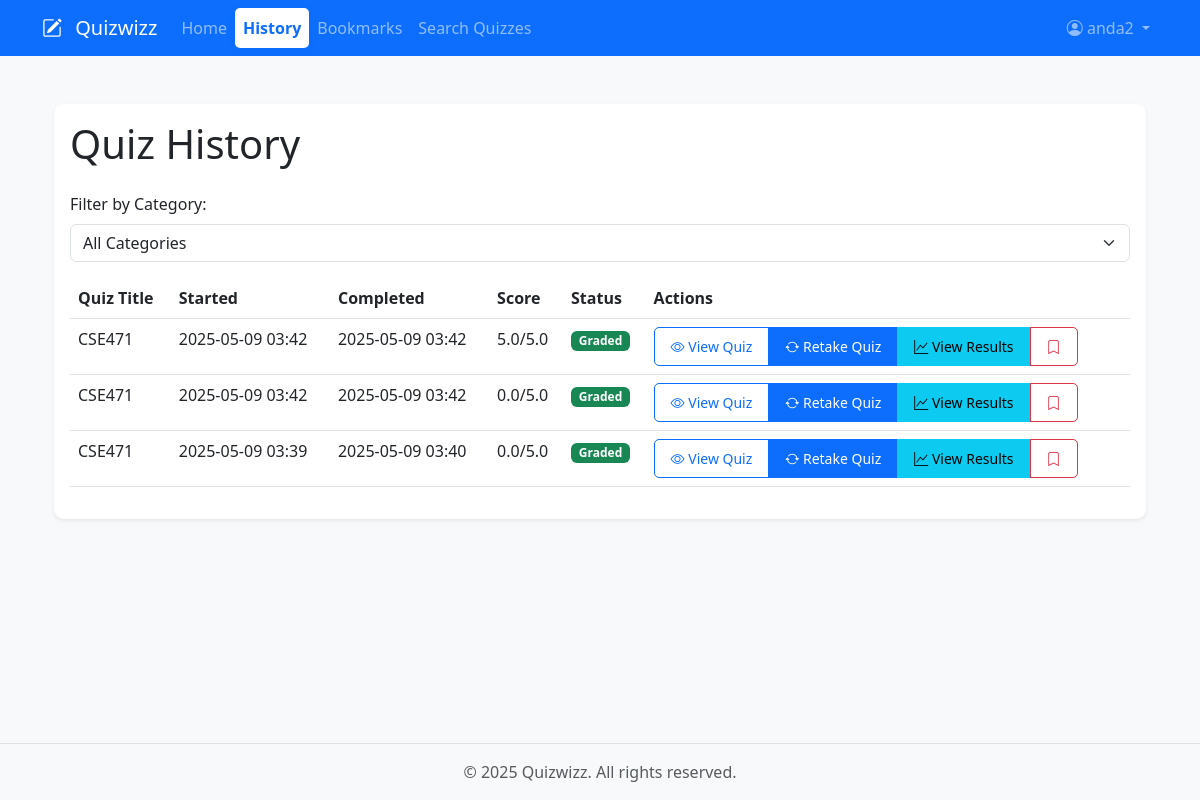
Screenshot of /student/history (signed in) with the database file from the repository.
### app/models/user.py (models this page shows, shortened)
class User(UserMixin, db.Model):
    __tablename__ = 'users'
    id = db.Column(db.Integer, primary_key=True)
    username = db.Column(db.String(64), unique=True, nullable=False)
    email = db.Column(db.String(120), unique=True, nullable=False)
    password_hash = db.Column(db.String(128))
    role = db.Column(db.String(20), nullable=False, default='student')
    is_teacher = db.Column(db.Boolean, default=False)
    created_at = db.Column(db.DateTime, default=datetime.utcnow)
    profile_picture = db.Column(db.String(200), default='default.jpg')
    bio = db.Column(db.Text)
    quizzes = db.relationship('Quiz', back_populates='author', lazy='dynamic')
    quiz_attempts = db.relationship('QuizAttempt', back_populates='student', lazy='dynamic', overlaps="attempts,user")
    shared_quizzes = db.relationship('Quiz', secondary='shared_quizzes', back_populates='shared_with_users', lazy='dynamic', overlaps="shared_quizzes_list,shared_with_users")
    feedback = db.relationship(QuizFeedback, backref='student', lazy='dynamic')
    bookmarks = db.relationship('Bookmark', backref='user', lazy='dynamic')
    bookmarked_quizzes = db.relationship('Quiz',
                                       secondary='user_bookmarks',
                                       backref=db.backref('bookmarked_by', lazy='dynamic'),
                                       lazy='dynamic')

### app/models/quiz.py (models this page shows, shortened)
class QuizAttempt(db.Model):
    __tablename__ = 'quiz_attempts'
    id = db.Column(db.Integer, primary_key=True)
    quiz_id = db.Column(db.Integer, db.ForeignKey('quizzes.id'), nullable=False)
    student_id = db.Column(db.Integer, db.ForeignKey('users.id'), nullable=False)
    started_at = db.Column(db.DateTime, default=datetime.utcnow)
    completed_at = db.Column(db.DateTime)
    completed = db.Column(db.Boolean, default=False)
    score = db.Column(db.Float)
    max_score = db.Column(db.Float)
    quiz = db.relationship('Quiz', back_populates='attempts')
    student = db.relationship('User', back_populates='quiz_attempts', overlaps="attempts,user")
    answers = db.relationship('Answer', back_populates='attempt', cascade='all, delete-orphan')

class Quiz(db.Model):
    __tablename__ = 'quizzes'
    id = db.Column(db.Integer, primary_key=True)
    title = db.Column(db.String(100), nullable=False)
    description = db.Column(db.Text)
    author_id = db.Column(db.Integer, db.ForeignKey('users.id'), nullable=False)
    created_at = db.Column(db.DateTime, default=datetime.utcnow)
    updated_at = db.Column(db.DateTime, default=datetime.utcnow, onupdate=datetime.utcnow)
    is_public = db.Column(db.Boolean, default=True)
    password = db.Column(db.String(128))
    time_limit = db.Column(db.Integer)  # in minutes
    max_attempts = db.Column(db.Integer, default=1)
    start_time = db.Column(db.DateTime)
    end_time = db.Column(db.DateTime)
    category = db.Column(db.String(50))
    grades_released = db.Column(db.Boolean, default=False)
    author = db.relationship('User', back_populates='quizzes')
    questions = db.relationship('Question', back_populates='quiz', cascade='all, delete-orphan')
    attempts = db.relationship('QuizAttempt', back_populates='quiz', cascade='all, delete-orphan')
    shared_with_users = db.relationship('User', secondary='shared_quizzes', back_populates='shared_quizzes', lazy='dynamic', overlaps="shared_quizzes_list,shared_with")
    feedback = db.relationship(QuizFeedback, backref='quiz', lazy='dynamic', cascade='all, delete-orphan')

### app/views/main.py (the view)
@main_bp.route('/student/history')
@login_required
def student_history():
    if not current_user.is_authenticated or current_user.is_teacher:
        flash('Access denied.', 'danger')
        return redirect(url_for('main.index'))
    category = request.args.get('category')
    attempts_query = QuizAttempt.query.filter_by(student_id=current_user.id)
    if category:
        attempts_query = attempts_query.join(Quiz).filter(Quiz.category == category)
    attempts = attempts_query.order_by(QuizAttempt.started_at.desc()).all()
    categories = db.session.query(Quiz.category).distinct().all()
    categories = [cat[0] for cat in categories if cat[0]]  # Extract unique categories
    return render_template('student/history.html',
                         attempts=attempts,
                         categories=categories,
                         selected_category=category)

### app/models/user.py (called while the page is built)
@login.user_loader
def load_user(id):
    return User.query.get(int(id))

### app/templates/student/history.html (shortened to what this page needs)
{% extends "base.html" %}
{% block content %}
<div class="container mt-4">
    <div class="card shadow-sm">
        <div class="card-body">
            <h1 class="card-title mb-4">Quiz History</h1>
            <div class="mb-3">
                <label for="categoryFilter" class="form-label">Filter by Category:</label>
                <select id="categoryFilter" class="form-select" onchange="filterByCategory(this.value)">
                    <option value="">All Categories</option>
                </select>
            </div>
            {% if attempts %}
            <div class="table-responsive">
                <table class="table table-hover">
                    <thead>
                        <tr>
                            <th>Quiz Title</th>
                            <th>Started</th>
                            <th>Completed</th>
                            <th>Score</th>
                            <th>Status</th>
                            <th>Actions</th>
                        </tr>
                    </thead>
                    <tbody>
                        {% for attempt in attempts %}
                        <tr>
                            <td>{{ attempt.quiz.title }}</td>
                            <td>{{ attempt.started_at.strftime('%Y-%m-%d %H:%M') }}</td>
                            <td>
                                {% if attempt.completed_at %}
                                {{ attempt.completed_at.strftime('%Y-%m-%d %H:%M') }}
                                {% else %}
                                -
                                {% endif %}
                            </td>
                            <td>
                                {% if attempt.completed_at and attempt.quiz.grades_released %}
                                {{ attempt.score }}/{{ attempt.max_score }}
                                {% else %}
                                -
                                {% endif %}
                            </td>
                            <td>
                                {% if attempt.completed_at %}
                                    {% if attempt.quiz.grades_released %}
                                    <span class="badge bg-success">Graded</span>
                                    {% else %}
                                    <span class="badge bg-warning">Pending</span>
                                    {% endif %}
                                {% else %}
                                <span class="badge bg-info">In Progress</span>
                                {% endif %}
                            </td>
                            <td>
                                <div class="btn-group">
                                    <a href="{{ url_for('quiz.view_quiz', quiz_id=attempt.quiz.id) }}"
                                       class="btn btn-sm btn-outline-primary">
                                        <i class="bi bi-eye"></i> View Quiz
                                    </a>
                                    {% if not attempt.completed_at %}
                                    <a href="{{ url_for('quiz.take_quiz', quiz_id=attempt.quiz.id) }}"
                                       class="btn btn-sm btn-warning">
                                        <i class="bi bi-play"></i> Continue Quiz
                                    </a>
                                    {% else %}
                                    <a href="{{ url_for('quiz.take_quiz', quiz_id=attempt.quiz.id) }}"
                                       class="btn btn-sm btn-primary">
                                        <i class="bi bi-arrow-repeat"></i> Retake Quiz
                                    </a>
                                    {% endif %}
                                    {% if attempt.completed_at and attempt.quiz.grades_released %}
                                    <a href="{{ url_for('quiz.view_results', attempt_id=attempt.id) }}"
                                       class="btn btn-sm btn-info">
                                        <i class="bi bi-graph-up"></i> View Results
                                    </a>
                                    {% endif %}
                                    <button type="button"
                                            class="btn btn-sm {% if attempt.quiz in current_user.bookmarked_quizzes %}btn-danger{% else %}btn-outline-danger{% endif %}"
                                            onclick="toggleBookmark({{ attempt.quiz.id }}, this)">
                                        <i class="bi bi-bookmark{% if attempt.quiz in current_user.bookmarked_quizzes %}-fill{% endif %}"></i>
                                    </button>
                                </div>
                            </td>
                        </tr>
                        {% endfor %}
                    </tbody>
                </table>
            </div>
            {% else %}
            <div class="text-center text-muted">
                <p>No quiz attempts yet.</p>
            </div>
            {% endif %}
        </div>
    </div>
</div>
{% endblock %}

### app/templates/base.html (shortened to what this page needs)
<!DOCTYPE html>
<html lang="en">
<head>
    <link href="https://cdn.jsdelivr.net/npm/bootstrap@5.3.0/dist/css/bootstrap.min.css" rel="stylesheet">
    <link rel="stylesheet" href="https://cdn.jsdelivr.net/npm/bootstrap-icons@1.7.2/font/bootstrap-icons.css">
    <link rel="stylesheet" href="{{ url_for('static', filename='css/style.css') }}">
</head>
<body>
    <nav class="navbar navbar-expand-lg navbar-dark bg-primary">
        <div class="container">
            <a class="navbar-brand" href="{{ url_for('main.index') }}">
                <i class="bi bi-pencil-square"></i> Quizwizz
            </a>
            <div class="collapse navbar-collapse" id="navbarNav">
                <ul class="navbar-nav me-auto">
                    {% if current_user.is_authenticated %}
                        {% if current_user.is_teacher %}
                            <li class="nav-item">
                                <a class="nav-link {% if request.endpoint == 'main.teacher_home' %}active{% endif %}" href="{{ url_for('main.teacher_home') }}">Home</a>
                            </li>
                            <li class="nav-item">
                                <a class="nav-link {% if request.endpoint == 'quiz.create_quiz' %}active{% endif %}" href="{{ url_for('quiz.create_quiz') }}">Create Quiz</a>
                            </li>
                            <li class="nav-item">
                                <a class="nav-link {% if (current_user.is_teacher and request.endpoint == 'main.history') or (not current_user.is_teacher and request.endpoint == 'main.student_history') %}active{% endif %}" href="{{ url_for('main.history') if current_user.is_teacher else url_for('main.student_history') }}">History</a>
                            </li>
                        {% else %}
                            <li class="nav-item">
                                <a class="nav-link {% if request.endpoint == 'main.student_home' %}active{% endif %}" href="{{ url_for('main.student_home') }}">Home</a>
                            </li>
                            <li class="nav-item">
                                <a class="nav-link {% if request.endpoint == 'main.student_history' %}active{% endif %}" href="{{ url_for('main.student_history') }}">History</a>
                            </li>
                            <li class="nav-item">
                                <a class="nav-link {% if request.endpoint == 'main.student_bookmarks' %}active{% endif %}" href="{{ url_for('main.student_bookmarks') }}">Bookmarks</a>
                            </li>
                        {% endif %}
                        <li class="nav-item">
                            <a class="nav-link {% if request.endpoint == 'quiz.search_quizzes' %}active{% endif %}" href="{{ url_for('quiz.search_quizzes') }}">Search Quizzes</a>
                        </li>
                    {% endif %}
                </ul>
                <ul class="navbar-nav">
                    {% if current_user.is_authenticated %}
                        <li class="nav-item dropdown">
                            <a class="nav-link dropdown-toggle" href="#" id="navbarDropdown" role="button" data-bs-toggle="dropdown">
                                <i class="bi bi-person-circle"></i> {{ current_user.username }}
                            </a>
                        </li>
                    {% endif %}
                </ul>
            </div>
        </div>
    </nav>
    <main class="container mt-4">
        {% block content %}{% endblock %}
    </main>
    <footer class="footer mt-5 py-3 bg-light">
        <div class="container text-center">
            <span class="text-muted">© 2025 Quizwizz. All rights reserved.</span>
        </div>
    </footer>
</body>
</html>

### app/static/css/style.css (style rules this page uses)
body { min-height: 100vh; display: flex; flex-direction: column; background-color: #f8f9fa; }
main { flex: 1; }
.navbar-brand i { margin-right: 0.5rem; }
.card { border: none; border-radius: 10px; transition: transform 0.2s; }
.btn { border-radius: 5px; padding: 0.5rem 1rem; }
.btn-primary { background-color: #0d6efd; border-color: #0d6efd; }
.footer { margin-top: auto; background-color: #f8f9fa; padding: 1rem 0; border-top: 1px solid #dee2e6; }
.nav-link.active { background-color: #fff !important; color: #0d6efd !important; border-radius: 5px; font-weight: bold; box-shadow: 0 2px 8px rgba(13,110,253,0.08); }

### rows the page displays
User: username "anda2"
QuizAttempt: quiz "CSE471", started_at "2025-05-09 03:42", completed_at "2025-05-09 03:42", score "5.0", max_score "5.0", shows "Graded"
QuizAttempt: quiz "CSE471", started_at "2025-05-09 03:42", completed_at "2025-05-09 03:42", score "0.0", max_score "5.0", shows "Graded"
QuizAttempt: quiz "CSE471", started_at "2025-05-09 03:39", completed_at "2025-05-09 03:40", score "0.0", max_score "5.0", shows "Graded"
